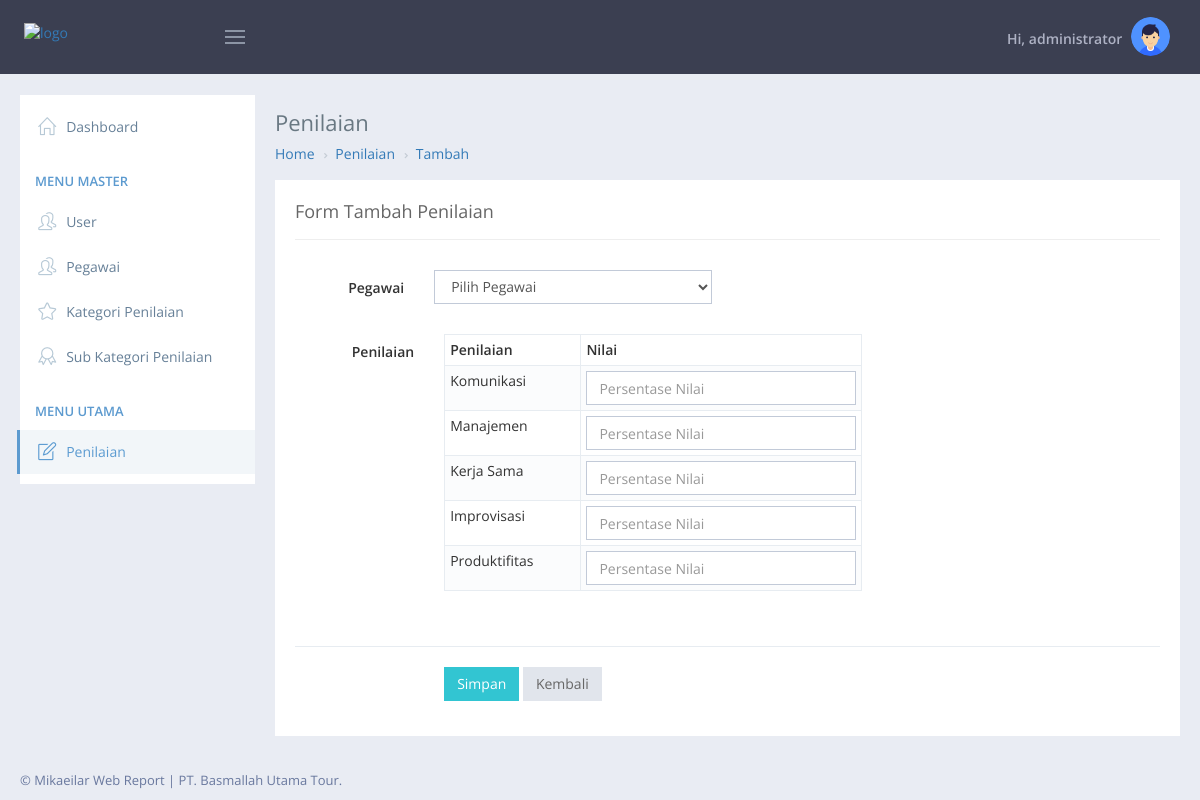
The page /penilaian/tambah (signed in) on the database its author committed.
### tables this page shows
CREATE TABLE `menu`  (
  `id_menu` int NOT NULL AUTO_INCREMENT,
  `nama` varchar(255) NULL DEFAULT NULL,
  `link` varchar(255) NULL DEFAULT NULL,
  `parent` int NULL DEFAULT NULL,
  `icon` varchar(255) NULL DEFAULT NULL,
  `tipe` int NULL DEFAULT NULL COMMENT '1 = dashboard || 2 = general || 3 = setting || 4 = SKP',
  `status` enum('Y','N') NOT NULL,
  PRIMARY KEY (`id_menu`) USING BTREE
);

CREATE TABLE `sub_kategori`  (
  `id_sub_kategori` int NOT NULL AUTO_INCREMENT,
  `sub_kategori` varchar(255) NULL DEFAULT NULL,
  `id_kategori` int NULL DEFAULT NULL,
  PRIMARY KEY (`id_sub_kategori`) USING BTREE
);

### application/libraries/Templates.php (called while the page is built, shortened)
<?php
class Templates {
    function __construct() {
        $this->CI =& get_instance();
        $this->CI->load->model('m_login', 'bro');
    }
    function display($template=NULL, $data = NULL) {
        if($template!=NULL)
        $user_login = $this->CI->session->userdata('user_login');
        $data['menu'] = $this->generate_menu($user_login);
        $data['_content']   = $this->CI->load->view($template, $data, TRUE);
        $data['_header']    = $this->CI->load->view('template/header', $data, TRUE);
        $data['_footer']    = $this->CI->load->view('template/footer', $data, TRUE);
        $data['_sidebar']   = $this->CI->load->view('template/sidebar', $data, TRUE);
        $this->CI->load->view('template/template', $data);
    }
    function generate_menu($user_login)
    {
        $data_menu = $this->CI->db->get('menu')->result();
        $data = array();
        foreach ($data_menu as $key => $c) {
            if($user_login->terdaftar){
                if($c->link != 'registrasi'){
                    $data[$c->tipe][] = $c;
                }
                $c->disabled = false;
            }else{
                $c->disabled = true;
                $data[$c->tipe][] = $c;
            }
        }
        return $data;
    }
}
?>

### modules/penilaian/controllers/Penilaian.php (called while the page is built, shortened)
<?php
class Penilaian extends ADMIN_Controller {
	public function __construct()
    {
        parent::__construct();
		$this->cname = 'penilaian';
    }
  	function tambah()
  	{
  		$data['sub_kategori'] = $this->db->get('sub_kategori')->result();
  		$data['pegawai'] = $this->db->get('pegawai')->result();
		$this->templates->display($this->cname.'/add', @$data);
  	}
}

### index.php (called while the page is built, shortened)
<?php
define('ENVIRONMENT',isset($_SERVER['CI_ENV'])?$_SERVER['CI_ENV']:'production');switch(ENVIRONMENT){case 'development':error_reporting(-1);ini_set('display_errors',1);break;case 'testing':case 'production':ini_set('display_errors',0);if(version_compare(PHP_VERSION,'5.3','>=')){error_reporting(E_ALL&~E_NOTICE&~E_DEPRECATED&~E_STRICT&~E_USER_NOTICE&~E_USER_DEPRECATED);}else {error_reporting(E_ALL&~E_NOTICE&~E_STRICT&~E_USER_NOTICE);}break;default:header('HTTP/1.1 503 Service Unavailable.',TRUE,503);echo 'The application environment is not set correctly.';exit(1);}$system_path='system';$application_folder='application';$view_folder='';if(defined('STDIN')){chdir(dirname(__FILE__));}if(($_temp=realpath($system_path))!==FALSE){$system_path=$_temp.'/';}else {$system_path=rtrim($system_path,'/').'/';}if(!is_dir($system_path)){header('HTTP/1.1 503 Service Unavailable.',TRUE,503);echo 'Your system folder path does not appear to be set correctly. Please open the following file and correct this: '.pathinfo(__FILE__,PATHINFO_BASENAME);exit(3);}define('SELF',pathinfo(__FILE__,PATHINFO_BASENAME));define('BASEPATH',str_replace('\\','/',$system_path));define('FCPATH',dirname(__FILE__).'/');define('SYSDIR',trim(strrchr(trim(BASEPATH,'/'),'/'),'/'));if(is_dir($application_folder)){if(($_temp=realpath($application_folder))!==FALSE){$application_folder=$_temp;}define('APPPATH',$application_folder.DIRECTORY_SEPARATOR);}else {if(!is_dir(BASEPATH.$application_folder.DIRECTORY_SEPARATOR)){header('HTTP/1.1 503 Service Unavailable.',TRUE,503);echo 'Your application folder path does not appear to be set correctly. Please open the following file and correct this: '.SELF;exit(3);}define('APPPATH',BASEPATH.$application_folder.DIRECTORY_SEPARATOR);}if(!is_dir($view_folder)){if(!empty($view_folder)&&is_dir(APPPATH.$view_folder.DIRECTORY_SEPARATOR)){$view_folder=APPPATH.$view_folder;}elseif(!is_dir(APPPATH.'views'.DIRECTORY_SEPARATOR)){header('HTTP/1.1 503 Service Unavailable.',TRUE,503);echo 'Your view folder path does not appear to be set correctly. Please open the following file and correct this: '.SELF;exit(3);}else {$view_folder=APPPATH.'views';}}if(($_temp=realpath($view_folder))!==FALSE){$view_folder=$_temp.DIRECTORY_SEPARATOR;}else {$view_folder=rtrim($view_folder,'/\\').DIRECTORY_SEPARATOR;}define('VIEWPATH',$view_folder);require_once BASEPATH.'core/CodeIgniter.php';

### application/core/ADMIN_Controller.php (called while the page is built, shortened)
<?php
class ADMIN_Controller extends CI_Controller
{
    public function __construct()
    {
        $uri = $this->uri->segment(1);
        $this->db->where('link', $uri);
        $menu = $this->db->get('menu', 1)->row();
    }
}

### modules/penilaian/views/add.php (the view, shortened to what this page needs)
<div class="row">
	<div class="col-md-12">
		<div class="portlet light">
			<div class="portlet-title">
				<div class="caption">
					Form Tambah <?=ucwords(@$this->title)?>
				</div>
			</div>
			<div class="portlet-body form">
				<form action="<?=site_url($this->cname.'/do_tambah')  ?>" class="form-horizontal" method="POST" enctype="multipart/form-data">
					<div class="form-body">
						<div class="form-group">
							<div class="form-group">
								<label class="control-label col-md-2 fw-600"><?=ucwords(str_replace('_', ' ', 'pegawai'))?></label>
								<div class="col-md-4">
									<select name="id_pegawai" class="form-control select2">
										<option>Pilih Pegawai</option>
									</select>
								</div>
							</div>
						</div>
						<div class="form-group">
							<label class="control-label col-md-2 fw-600"><?=ucwords(str_replace('_', ' ', 'Penilaian'))?></label>
							<div class="col-md-6">
								<table class="table table-bordered table-condensed table-striped">
									<thead>
										<tr>
											<th>Penilaian</th>
											<th>Nilai</th>
										</tr>
									</thead>
									<tbody>
										<?php foreach ($sub_kategori as $key => $v) { ?>
											<tr>
												<td><input name="id_sub_kategori[]" value="<?=$v->id_sub_kategori?>" type="hidden"><?=$v->sub_kategori?></td>
												<td><input name="nilai[]" type="text" class="form-control" placeholder="Persentase Nilai" /></td>
											</tr>
										<?php } ?>
									</tbody>
								</table>
							</div>
						</div>
					</div>
					<div class="form-actions">
						<div class="row">
							<div class="col-md-offset-2 col-md-9">
								<button type="submit" class="btn green">Simpan</button>
								<a href="<?=site_url($this->cname)?>" class="btn default">Kembali</a>
							</div>
						</div>
					</div>
				</form>
			</div>
		</div>
	</div>
</div>

### application/views/template/header.php (shortened to what this page needs)
<div class="page-header navbar navbar-fixed-top">
    <div class="page-header-inner ">
        <div class="page-logo">
            <a href="<?=site_url('dashboard')?>">
                <img src="<?=base_url()?>assets/logo.png" alt="logo" class="logo-default" style="width: 146px;margin-top: 23px;margin-left: 4px;"/>
            </a>
            <div class="menu-toggler sidebar-toggler">
            </div>
        </div>
        <div class="page-top">
            <div class="top-menu">
                <ul class="nav navbar-nav pull-right">
                    <li class="dropdown dropdown-user dropdown-dark">
                        <a href="javascript:;" class="dropdown-toggle" data-toggle="dropdown" data-hover="dropdown" data-close-others="true">
                            <span class="username username-hide-on-mobile">Hi, <?=$this->user->nama_lengkap?> </span>
                            <img alt="" class="img-circle" src="<?=base_url()?>assets/user.png" styte="width:100px;"/> </a>
                    </li>
                </ul>
            </div>
        </div>
    </div>
</div>

### application/views/template/footer.php (shortened to what this page needs)
<div class="page-footer">
    <div class="page-footer-inner"> &copy; Mikaeilar Web Report | PT. Basmallah Utama Tour.
    </div>
</div>

### application/views/template/sidebar.php
<div class="page-sidebar-wrapper">
    <div class="page-sidebar navbar-collapse collapse" style="position: fixed;">
        <ul class="page-sidebar-menu" data-keep-expanded="false" data-auto-scroll="true" data-slide-speed="200">
            <?php foreach ($menu as $key => $c): ?>
                <?php if ($key == 2): ?>
                <li class="heading">
                    <h3 class="uppercase">Menu Master</h3>
                </li>
                <?php endif ?>
                <?php if ($key == 3): ?>
                <li class="heading">
                    <h3 class="uppercase">Menu Utama</h3>
                </li>
                <?php endif ?>
                <?php  foreach ($c as $keys => $s): $active = '';?>
                    <?php
                        $url = site_url($s->link);
                        if ($this->uri->segment(1) == $s->link || $this->uri->segment(1).'/'.$this->uri->segment(2) == $s->link):
                            $active = 'active';
                        endif
                    ?>
                    <li class="nav-item start <?=$active. @$parent?>">
                        <a href="<?= $url ?>" class="nav-link">
                            <i class="<?=$s->icon?>"></i>
                            <span class="title"><?=$s->nama?></span>
                        </a>
                    </li>
                <?php endforeach ?>
            <?php endforeach ?>
        </ul>
    </div>
</div>

### application/views/template/template.php (shortened to what this page needs)
<!DOCTYPE html>
<html lang="en">
    <head>
        <link href="<?=base_url()?>assets/template/assets/global/plugins/font-awesome/css/font-awesome.min.css" rel="stylesheet" type="text/css" />
        <link href="<?=base_url()?>assets/template/assets/global/plugins/simple-line-icons/simple-line-icons.min.css" rel="stylesheet" type="text/css" />
        <link href="<?=base_url()?>assets/template/assets/global/plugins/bootstrap/css/bootstrap.min.css" rel="stylesheet" type="text/css" />
        <link href="<?=base_url()?>assets/template/assets/global/plugins/uniform/css/uniform.default.css" rel="stylesheet" type="text/css" />
        <link href="<?=base_url()?>assets/template/assets/global/plugins/bootstrap-switch/css/bootstrap-switch.min.css" rel="stylesheet" type="text/css" />
        <link href="<?=base_url()?>assets/template/assets/global/plugins/bootstrap-daterangepicker/daterangepicker.min.css" rel="stylesheet" type="text/css" />
        <link href="<?=base_url()?>assets/template/assets/global/plugins/bootstrap-datepicker/css/bootstrap-datepicker3.min.css" rel="stylesheet" type="text/css" />
        <link href="<?=base_url()?>assets/template/assets/global/plugins/bootstrap-timepicker/css/bootstrap-timepicker.min.css" rel="stylesheet" type="text/css" />
        <link href="<?=base_url()?>assets/template/assets/global/plugins/bootstrap-datetimepicker/css/bootstrap-datetimepicker.min.css" rel="stylesheet" type="text/css" />
        <link href="<?=base_url()?>assets/template/assets/global/plugins/datatables/plugins/bootstrap/datatables.bootstrap.css" rel="stylesheet" type="text/css" />
        <link href="<?=base_url()?>assets/template/assets/global/plugins/select2/css/select2.min.css" rel="stylesheet" type="text/css" />
        <link href="<?=base_url()?>assets/template/assets/global/plugins/select2/css/select2-bootstrap.min.css" rel="stylesheet" type="text/css" />
        <link href="<?=base_url()?>assets/template/assets/global/plugins/bootstrap-switch/css/bootstrap-switch.min.css" rel="stylesheet" type="text/css" />
        <link href="<?=base_url()?>assets/template/assets/global/plugins/bootstrap-select/css/bootstrap-select.min.css" rel="stylesheet" type="text/css" />
        <link href="<?=base_url()?>assets/template/assets/global/plugins/jquery-multi-select/css/multi-select.css" rel="stylesheet" type="text/css" />
        <link href="<?=base_url()?>assets/bootstrap-fileinput/bootstrap-fileinput.css" rel="stylesheet" type="text/css" />
        <link href="<?=base_url()?>assets/template/assets/global/plugins/bootstrap-switch/css/bootstrap-switch.min.css" rel="stylesheet" type="text/css" />
        <link href="<?=base_url()?>assets/template/assets/global/plugins/bootstrap-touchspin/bootstrap.touchspin.css" rel="stylesheet" type="text/css" />
        <link href="<?=base_url()?>assets/template/assets/global/css/components.min.css" rel="stylesheet" id="style_components" type="text/css" />
        <link href="<?=base_url()?>assets/template/assets/global/css/plugins.min.css" rel="stylesheet" type="text/css" />
        <link href="<?=base_url()?>assets/template/assets/layouts/layout4/css/layout.min.css" rel="stylesheet" type="text/css" />
        <link href="<?=base_url()?>assets/template/assets/layouts/layout4/css/themes/default.min.css" rel="stylesheet" type="text/css" id="style_color" />
        <link href="<?=base_url()?>assets/template/assets/layouts/layout4/css/custom.min.css" rel="stylesheet" type="text/css" />
        <link href="<?=base_url()?>assets/template/style.css" rel="stylesheet" type="text/css" />
    </head>
    <body class="page-container-bg-solid page-header-fixed page-sidebar-closed-hide-logo" style="overflow-x: hidden;">
        <?=$_header?>
        <div class="page-container">
            <?=$_sidebar?>
            <div class="page-content-wrapper">
                <div class="page-content">
                    <div class="page-head">
                        <div class="page-title">
                            <h1><?=$this->title?></h1>
                        </div>
                    </div>
                    <ul class="page-breadcrumb breadcrumb">
                        <li>
                            <a href="<?=site_url()?>">Home</a>
                        </li>
                        <?php if ($this->uri->segment(1) !=''): ?>
                        <li>
                            <i class="fa fa-chevron-right"></i>
                            <a href="<?=site_url($this->uri->segment(1))?>"><?=ucwords(str_replace('_', ' ', $this->title))?></a>
                        </li>
                        <?php endif ?>
                        <?php if ($this->uri->segment(2) !=''): ?>
                        <li>
                            <i class="fa fa-chevron-right"></i>
                            <a href="<?=site_url($this->uri->segment(1).'/'.$this->uri->segment(2))?>"><?=ucwords(str_replace('_', ' ', $this->uri->segment(2)))?></a>
                        </li>
                        <?php endif ?>
                    </ul>
                    <div class="row">
                        <div class="col-md-12">
                        </div>
                    </div>
                    <?=$_content?>
                </div>
            </div>
        </div>
        <?=$_footer?>
    </body>
</html>

### application/views/template/template.php (style rules this page uses)
.fw-600 { font-weight: 600; }

### rows shown on the page
menu: nama "Dashboard"
menu: nama "User"
menu: nama "Pegawai"
menu: nama "Kategori Penilaian"
menu: nama "Sub Kategori Penilaian"
menu: nama "Penilaian"
sub_kategori: sub_kategori "Komunikasi"
sub_kategori: sub_kategori "Manajemen"
sub_kategori: sub_kategori "Kerja Sama"
sub_kategori: sub_kategori "Improvisasi"
sub_kategori: sub_kategori "Produktifitas"

### other values the page prints
$this->user->nama_lengkap "administrator"
$this->title "Penilaian"
str_replace('_', ' ', $this->title) "Penilaian"
str_replace('_', ' ', $this->uri->segment(2)) "Tambah"
str_replace('_', ' ', 'pegawai') "Pegawai"
str_replace('_', ' ', 'Penilaian') "Penilaian"
